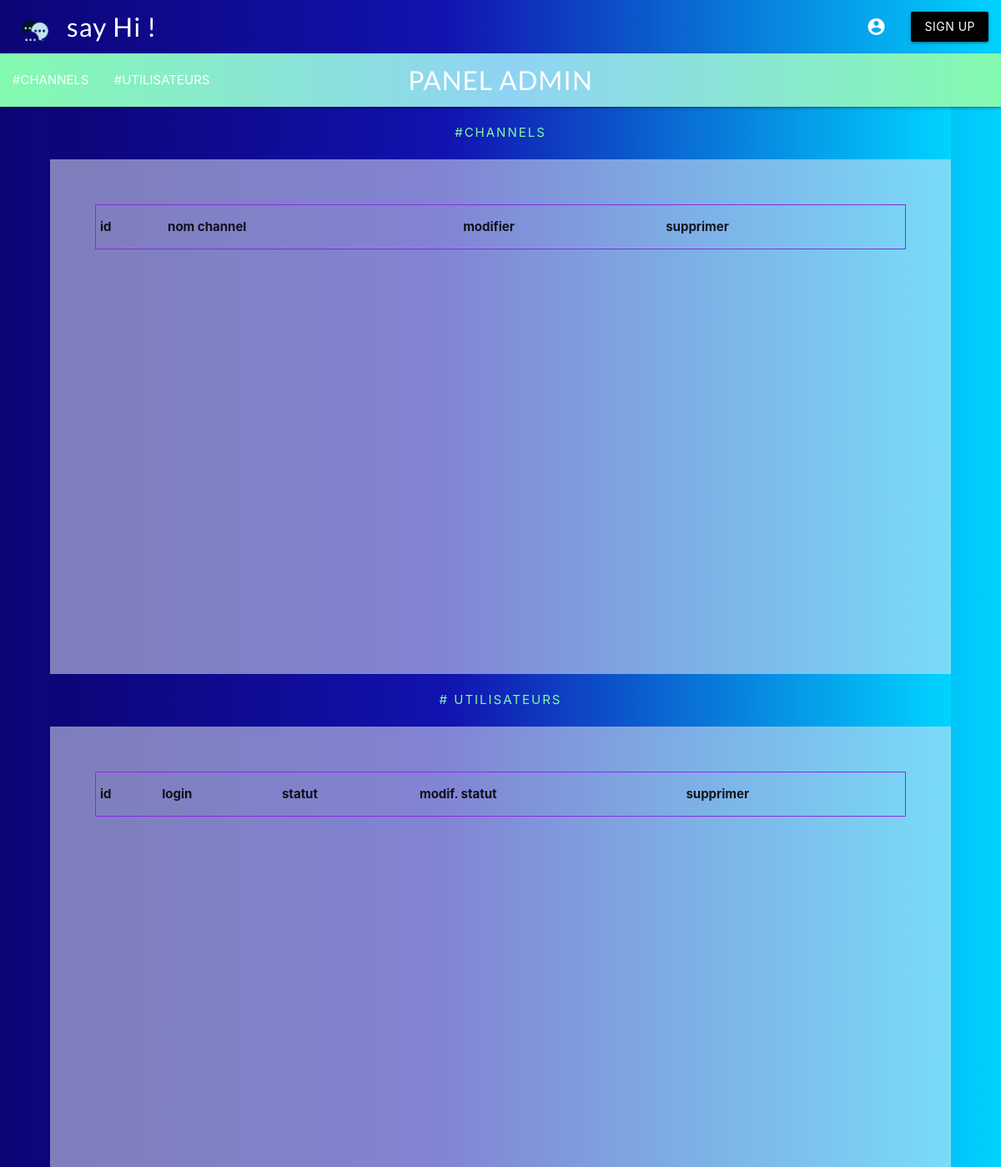
The app's page /admin.php (upper part), older data.
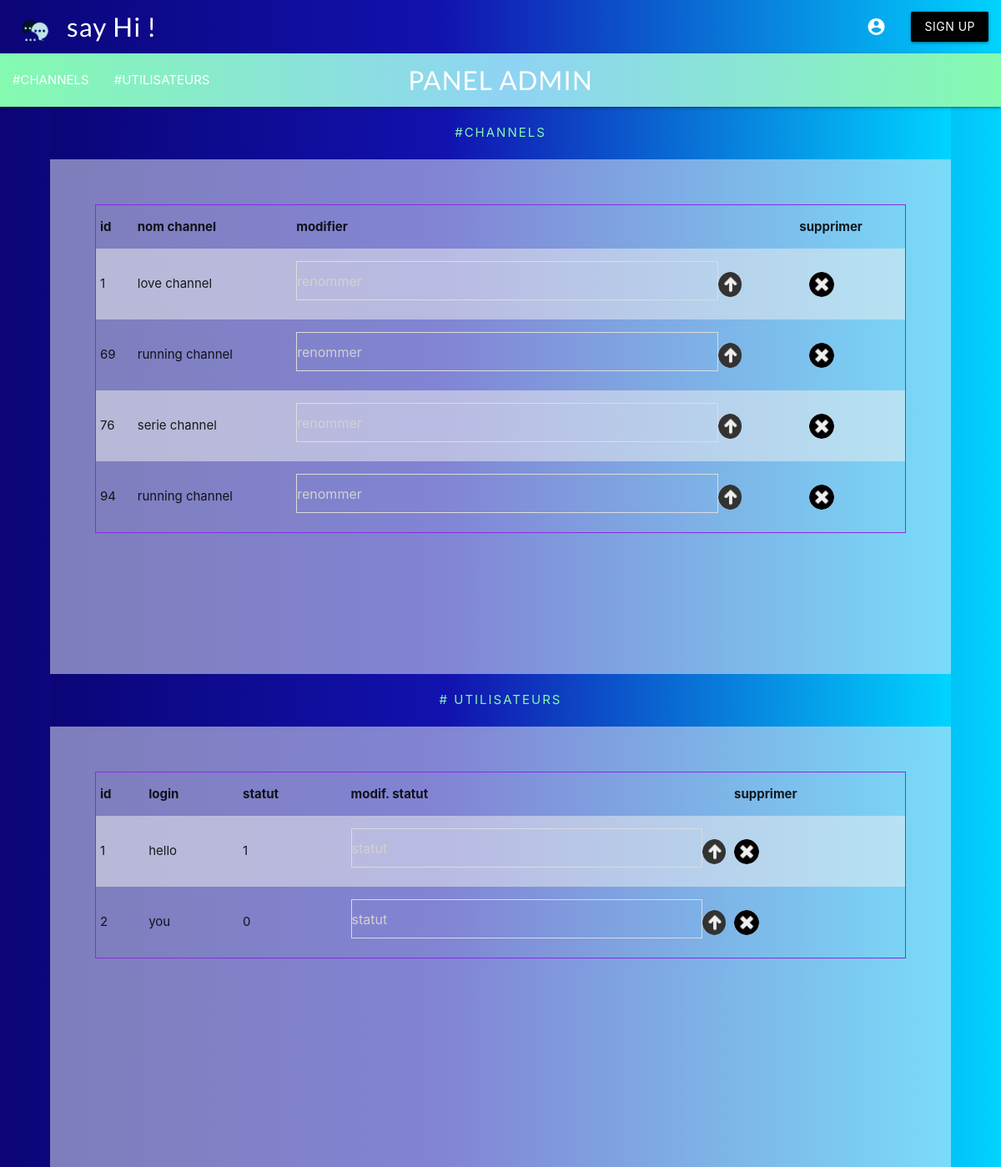
The same page, newer data.
### tables this page shows
CREATE TABLE `canaux` (
  `id_channel` int(11) NOT NULL,
  `name_channel` varchar(50) NOT NULL,
  `status_channel` int(11) NOT NULL DEFAULT '0'
);

CREATE TABLE `utilisateurs` (
  `id` int(11) NOT NULL,
  `login` varchar(255) NOT NULL,
  `password` varchar(255) NOT NULL,
  `email` varchar(255) NOT NULL,
  `avatar` varchar(255) NOT NULL DEFAULT 'img/default_profile.png',
  `droits` int(11) NOT NULL DEFAULT '0'
);

### class/channel_class.php (called while the page is built, shortened)
<?php
class Channel{
public $db;
public function __construct($db)
{
	$this->db = $db;
}
public function channel()
    {
        $connexion = $this->db->connectDb();
        $q = $connexion->prepare("SELECT * FROM canaux");
        $q->execute();
		$channel = $q->fetchAll();
		return $channel;
	}
}
?>

### class/admin_class.php (called while the page is built, shortened)
<?php
class Admin{
public $db;
public function __construct($db)
	{
	$this->db = $db;
	}
public function all_users()
    {
        $connexion = $this->db->connectDb();
        $q = $connexion->prepare("SELECT * FROM utilisateurs");
        $q->execute();
		$users = $q->fetchAll();
		return $users;
}
}
?>

### admin.php (the view, shortened to what this page needs)
<!DOCTYPE html>
<html>
<head>
    <link rel="stylesheet" href="https://use.fontawesome.com/releases/v5.3.1/css/all.css">
    <link rel="stylesheet" type="text/css" href="css/style.css">
    <link rel="stylesheet" type="text/css" href="css/style-admin.css">
    <link rel="stylesheet" href="https://cdnjs.cloudflare.com/ajax/libs/materialize/1.0.0/css/materialize.min.css">
</head>
<body>
<header>
    <?php
    include("includes/header.php");
    $list_users = $admin->all_users();
    $list_channels = $channel->channel();
   ?>
   <nav>
        <div class="nav-wrapper chan-nav">
            <p class="brand-logo center title_panel">PANEL ADMIN</p>
            <ul class=nav_admin>
                <li><a href="#channels">#CHANNELS</a></li>
                <li><a href="#users">#UTILISATEURS</a></li>
            </ul>
        </div>
    </nav>
</header>
<main>
    <section class="pg_section" id="channels" >
        <p class="pg_section_title">#CHANNELS</p>
        <table class="striped table_channel">
			<thead>
			    <tr>
                    <th>id</td>
				    <th>nom channel</td>
                    <th>modifier</td>
                    <th>supprimer</td>
			    </tr>
            </thead>
            <tbody>
                <?php foreach ($list_channels as $channel){
                $id_channel = $channel['id_channel'];
                $name_channel = $channel['name_channel'];
                ?>
                <tr id="chan<?php echo $id_channel;?>">
                    <td><?= $id_channel?></td>
                    <td id="name_channel<?php echo $id_channel;?>"><?= $name_channel?></td>
                    <td>
                        <form class="rename" action="" method="POST">
                            <input type="text" id="rename_channel<?php echo $id_channel;?>" name="rename_channel" placeholder="renommer" size="30">
                            <button type="submit" id="rename_button" name="rename" value='<?= $id_channel ?>'></button>
                        </form>
                    </td>
                        <td>
                            <form class="delete_form" method='post' action =''>
                                <input class='deletebutton' id='<?= $id_channel ?>' type='submit' value='<?= $id_channel ?>' name='delete1'>
                            </form>
                        </td>
                    </tr>
                <?php };?>
                </tbody>
            </table>
    </section>
    <section class="pg_section" id="users">
        <p class="pg_section_title"># UTILISATEURS</p>
        <table class="striped table_channel">
			<thead>
			    <tr>
                    <th>id</td>
                    <th>login</td>
                    <th>statut</td>
                    <th>modif. statut</td>
                    <th>supprimer</td>
			    </tr>
            </thead>
            <tbody>
                <?php
                    foreach ($list_users as $users){
                        $id_user = $users['id'];
                        $login = $users['login'];
                        $status = $users['droits'];
                ?>
                <tr id="row<?php echo $id_user;?>">
                    <td><?= $id_user?></td>
                    <td><?= $login?></td>
                    <td id="status<?php echo $id_user;?>"><?= $status?></td>
                    <td>
                        <form class="user" action="" method="POST">
                            <input type="text" id="change_status" name="change_status" placeholder="statut" size="10"/>
                            <button type="submit" id="submit_status" name="submit_status" value='<?= $id_user ?>'></button>
                        </form>
                    </td>
                    <td>
                        <form class="delete_user" action="" method='POST'>
                            <input type='submit' value='<?= $id_user ?>' id='<?= $id_user ?>' name='delete2' class='deletebutton'/>
                        </form>
                    </td>
                </tr>
                <?php };?>
            </tbody>
        </table>
    </section>
</main>
</body>
</html>

### includes/header.php (shortened to what this page needs)
<?php
    require 'class/channel_class.php';
    $db = new DB();
    $channel = new Channel($db);
    if ($page_selected = 'admin'){
        require 'class/admin_class.php';
    }
    $title_channel = $channel->channel();
?>
<header>
    <nav class="transparent z-depth-0">
        <div class="nav-wrapper lighten-5 ">
            <img src="img/chat-logo1.png" alt="logo-sayhi" width="60px" height="60px" style="margin-top:10px; margin-left:10px; margin-right:10px">
            <a href="index.php" class="brand-logo white-text">say Hi !</a>
            <ul class="right hide-on-med-and-down">
            <?php
                if(empty($_SESSION['user'])){
            ?>
                <li><a href="connexion.php"><i class="material-icons right">account_circle</i></a></li>
                <li><a class="waves-effect waves-red btn black">SIGN UP</a></li>
            <?php } ?>
        </div>
    </nav>
</header>

### css/style.css (style rules this page uses)
* { padding: 0 ; margin: 0; box-sizing: border-box; }
a { text-decoration: none; }
body { display: flex; min-height: 100vh; flex-direction: column; background: linear-gradient(90deg, rgba(11,5,119,1) 0%, rgba(18,18,175,1) 44%, rgba(0,212,255,1) 100%); }
main { flex: 1 0 auto; }
header { z-index: 100; }
.brand-logo { letter-spacing: 1px; font-family: 'Lato', sans-serif; z-index: 100; }

### css/style-admin.css (style rules this page uses)
* { padding: 0 ; margin: 0; box-sizing: border-box; }
a { text-decoration: none; }
.chan-nav { background-image: linear-gradient(to right, #84fab0 0%, #8fd3f4 51%, #84fab0 100%) !important; }
.pg_section { height: 100vh; width:100%; overflow: scroll; }
.pg_section_title { display: flex; background: linear-gradient(90deg, rgba(11,5,119,1) 0%, rgba(18,18,175,1) 44%, rgba(0,212,255,1) 100%); width:100%; padding-top: 20px; padding-bottom: 20px; justify-content: center; align-items: center; color: #84fab0; letter-spacing: 2px; }
.table_channel { width: 90%; height: 200px; overflow: scroll; scroll-behavior: smooth; margin-left: 5%; margin-top: 5%; border: blueviolet 1px solid; }
#channels { display: flex; flex-direction: column; height: 85vh; width: 90%; margin-left: 5%; background: rgba(241, 245, 250, 0.5); overflow: scroll; }
.delete_form { margin-left: 10%; }
.deletebutton { width: 30px; height: 30px; border-radius: 50%; border: none; background-image: url(background/delete1.png); background-size: cover; color: transparent; }
.rename { display: flex; align-items: center; width: 90%; }
#rename_button { width: 30px; height: 30px; border-radius: 50%; border:none; background-image: url(background/arrow\ icon\ gray.png); background-size: cover; }
.rename input[type=text] { display: flex !important; width: 80%; align-items: center !important; border: 0.5px solid gainsboro !important; font-size: 16px !important; font-weight: 400 !important; padding-left: 10px; margin-right: 2.5%; }
#users { display: flex; flex-direction: column; width: 90%; margin-left: 5%; background: rgba(241, 245, 250, 0.5); }
#submit_status { width: 30px; height: 30px; border-radius: 50%; border:none; background-image: url(background/arrow\ icon\ gray.png); background-size: cover; }
.user { display: flex; align-items: center; }
.user input[type=text] { display: flex !important; width: 30%; align-items: center !important; border: 0.5px solid gainsboro !important; color: #B1C2BE !important; font-size: 16px !important; font-weight: 400 !important; padding-left: 10px; margin-right: 5%; }

Row changes from the older to the newer data that the page shows:
added canaux: id_channel "1", name_channel "love channel", delete1 "1"
added canaux: id_channel "69", name_channel "running channel", delete1 "69"
added canaux: id_channel "76", name_channel "serie channel", delete1 "76"
added canaux: id_channel "94", name_channel "running channel", delete1 "94"
added utilisateurs: id "1", login "hello", droits "1", delete2 "1"
added utilisateurs: id "2", login "you", droits "0", delete2 "2"
